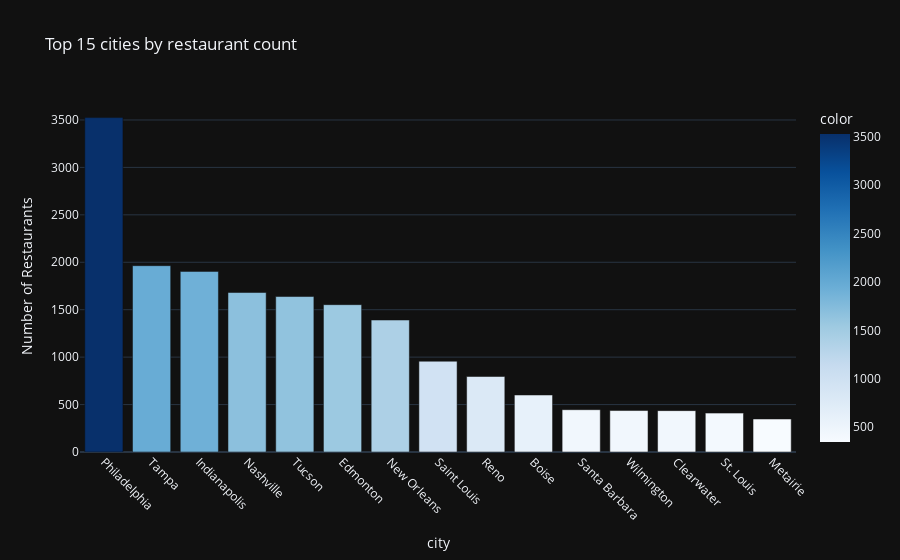
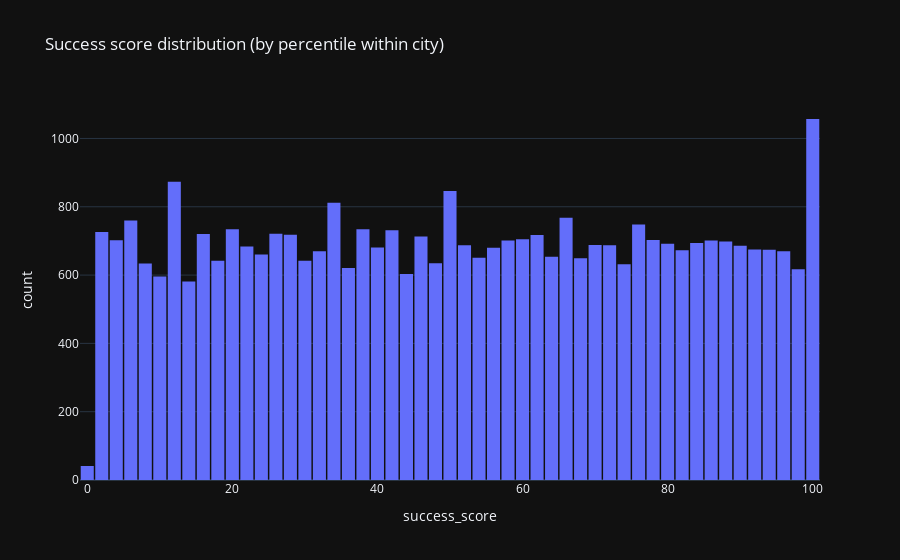
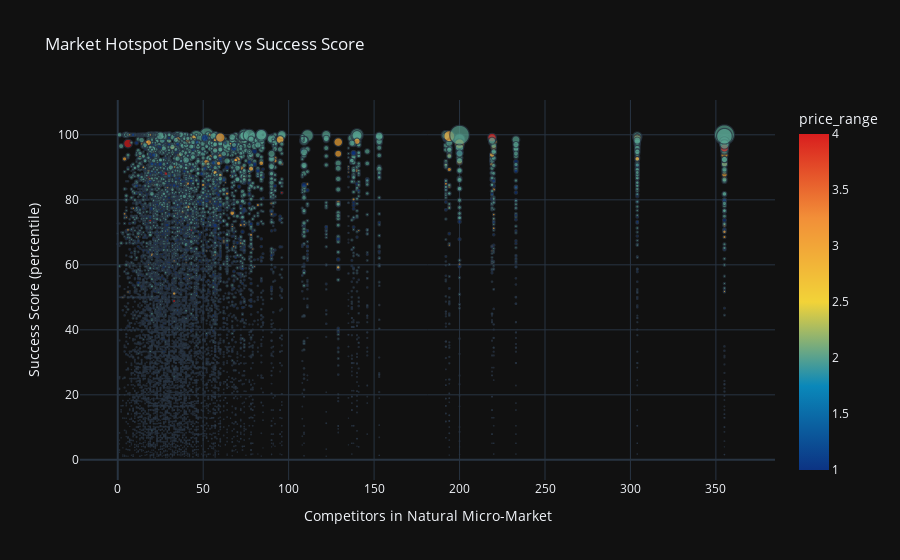

Here is the notebook cell these charts were saved with, in order:
### Code cell
fig1 = px.scatter_mapbox(
    restaurants_df.sample(min(8000, len(restaurants_df))),
    lat="latitude", lon="longitude",
    color="stars", size="review_count",
    hover_name="name", hover_data=["city", "cuisine"],
    title="Yelp Restaurants: Size = Popularity, Color = Rating",
    zoom=3, height=600
)
fig1.update_layout(mapbox_style="carto-positron")
fig1.show()

fig2 = px.bar(restaurants_df['city'].value_counts().head(15),
              title="Top 15 cities by restaurant count",
              labels={'value': 'Number of Restaurants', 'index': 'City'},
              color=restaurants_df['city'].value_counts().head(15).values,
              color_continuous_scale="Blues")
fig2.update_xaxes(tickangle=45)
fig2.show()

fig3 = px.histogram(restaurants_df, x='success_score', nbins=50,
                    title="Success score distribution (by percentile within city)",
                    color_discrete_sequence=['#636EFA'])
fig3.update_layout(bargap=0.1)
fig3.show()

underserved = restaurants_df[restaurants_df['success_score'] < 30]
print(f"Underserved locations (bottom 30% in their city): {len(underserved):,}")

fig4 = px.scatter(restaurants_df.sample(10000),
                  x='cluster_density', y='success_score',
                  color='price_range', size='review_count',
                  hover_data=['name', 'city', 'cuisine'],
                  title="Market Hotspot Density vs Success Score",
                  labels={'cluster_density': 'Competitors in Natural Micro-Market',
                          'success_score': 'Success Score (percentile)'},
                  color_continuous_scale="Portland")
fig4.show()

### Figure 1 — Plotly figure (JSON) as saved in the notebook; plotly's stock layout.template omitted (floating-point values rounded to 4 significant figures)
{"data": [{"hovertemplate": "city=%{x}<br>Number of Restaurants=%{y}<br>color=%{marker.color}<extra></extra>", "legendgroup": "", "marker": {"color": [3525, 1964, 1904, 1681, 1639, 1553, 1391, 957, 796, 601, 446, 437, 436, 410, 348], "coloraxis": "coloraxis", "pattern": {"shape": ""}}, "name": "", "orientation": "v", "showlegend": false, "textposition": "auto", "x": ["Philadelphia", "Tampa", "Indianapolis", "Nashville", "Tucson", "Edmonton", "New Orleans", "Saint Louis", "Reno", "Boise", "Santa Barbara", "Wilmington", "Clearwater", "St. Louis", "Metairie"], "xaxis": "x", "y": [3525, 1964, 1904, 1681, 1639, 1553, 1391, 957, 796, 601, 446, 437, 436, 410, 348], "yaxis": "y", "type": "bar"}], "layout": {"xaxis": {"anchor": "y", "domain": [0.0, 1.0], "title": {"text": "city"}, "tickangle": 45}, "yaxis": {"anchor": "x", "domain": [0.0, 1.0], "title": {"text": "Number of Restaurants"}}, "coloraxis": {"colorbar": {"title": {"text": "color"}}, "colorscale": [[0.0, "rgb(247,251,255)"], [0.125, "rgb(222,235,247)"], [0.25, "rgb(198,219,239)"], [0.375, "rgb(158,202,225)"], [0.5, "rgb(107,174,214)"], [0.625, "rgb(66,146,198)"], [0.75, "rgb(33,113,181)"], [0.875, "rgb(8,81,156)"], [1.0, "rgb(8,48,107)"]]}, "legend": {"tracegroupgap": 0}, "title": {"text": "Top 15 cities by restaurant count"}, "barmode": "relative"}}

### Figure 2 — Plotly figure (JSON) as saved in the notebook; plotly's stock layout.template omitted (floating-point values rounded to 4 significant figures; data arrays with more than 128 entries replaced by an {"elided": "..."} marker saying what was removed)
{"data": [{"bingroup": "x", "hovertemplate": "success_score=%{x}<br>count=%{y}<extra></extra>", "legendgroup": "", "marker": {"color": "#636EFA", "pattern": {"shape": ""}}, "name": "", "nbinsx": 50, "orientation": "v", "showlegend": false, "x": {"elided": "34987 float values"}, "xaxis": "x", "yaxis": "y", "type": "histogram"}], "layout": {"xaxis": {"anchor": "y", "domain": [0.0, 1.0], "title": {"text": "success_score"}}, "yaxis": {"anchor": "x", "domain": [0.0, 1.0], "title": {"text": "count"}}, "legend": {"tracegroupgap": 0}, "title": {"text": "Success score distribution (by percentile within city)"}, "barmode": "relative", "bargap": 0.1}}

### Figure 3 — Plotly figure (JSON) as saved in the notebook; plotly's stock layout.template omitted (floating-point values rounded to 4 significant figures; data arrays with more than 128 entries replaced by an {"elided": "..."} marker saying what was removed)
{"data": [{"customdata": {"elided": "10000x3 str values"}, "hovertemplate": "Competitors in Natural Micro-Market=%{x}<br>Success Score (percentile)=%{y}<br>review_count=%{marker.size}<br>name=%{customdata[0]}<br>city=%{customdata[1]}<br>cuisine=%{customdata[2]}<br>price_range=%{marker.color}<extra></extra>", "legendgroup": "", "marker": {"color": {"elided": "10000 int values"}, "coloraxis": "coloraxis", "size": {"elided": "10000 int values"}, "sizemode": "area", "sizeref": 18.92, "symbol": "circle"}, "mode": "markers", "name": "", "showlegend": false, "x": {"elided": "10000 int values"}, "xaxis": "x", "y": {"elided": "10000 float values"}, "yaxis": "y", "type": "scattergl"}], "layout": {"xaxis": {"anchor": "y", "domain": [0.0, 1.0], "title": {"text": "Competitors in Natural Micro-Market"}}, "yaxis": {"anchor": "x", "domain": [0.0, 1.0], "title": {"text": "Success Score (percentile)"}}, "coloraxis": {"colorbar": {"title": {"text": "price_range"}}, "colorscale": [[0.0, "rgb(12,51,131)"], [0.25, "rgb(10,136,186)"], [0.5, "rgb(242,211,56)"], [0.75, "rgb(242,143,56)"], [1.0, "rgb(217,30,30)"]]}, "legend": {"tracegroupgap": 0, "itemsizing": "constant"}, "title": {"text": "Market Hotspot Density vs Success Score"}}}
